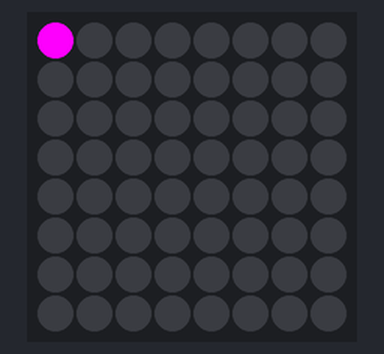
The program below on a simulated Raspberry Pi (BCM pin numbers) with a Sense HAT. On the bench: the Sense HAT's 8×8 RGB LED matrix.

Above: at 0.03 s.
At 1.68 s:
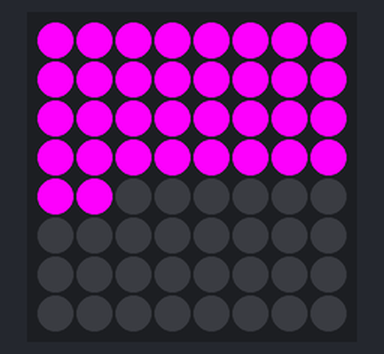
At 2.58 s:
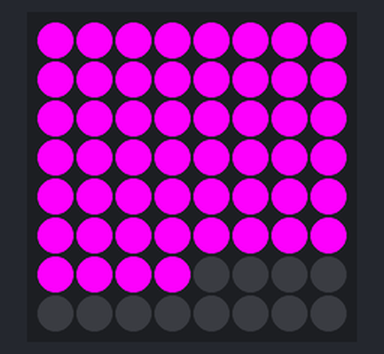
At 3.03 s:
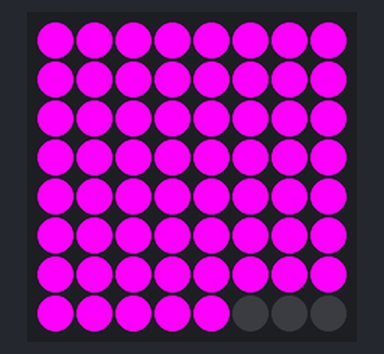
At 3.49 s:
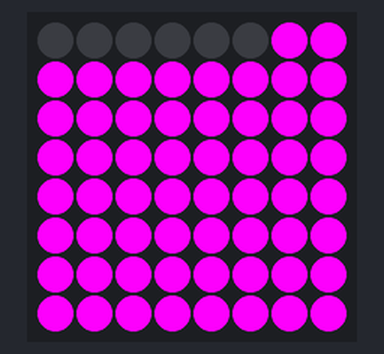
At 6.94 s:
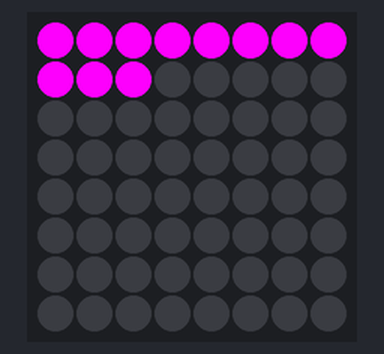

Measured:
- by itself, everything shown: repeats every 6.4 s, in 128 steps

The program:

simple_sense.py
```python
#!/usr/bin/env python

import time

from sense_hat import SenseHat

sense = SenseHat()
sense.set_rotation(0)
sense.low_light = False


width = 8
height = 8

sense.clear()

while (True):
	for y in range(height):
	  for x in range(width):
	    sense.set_pixel(x,y,255,0,255)
	    time.sleep(0.05)

	for y in range(height):
	  for x in range(width):
	    sense.set_pixel(x,y,0,0,0)
	    time.sleep(0.05)
time.sleep(1)
```
